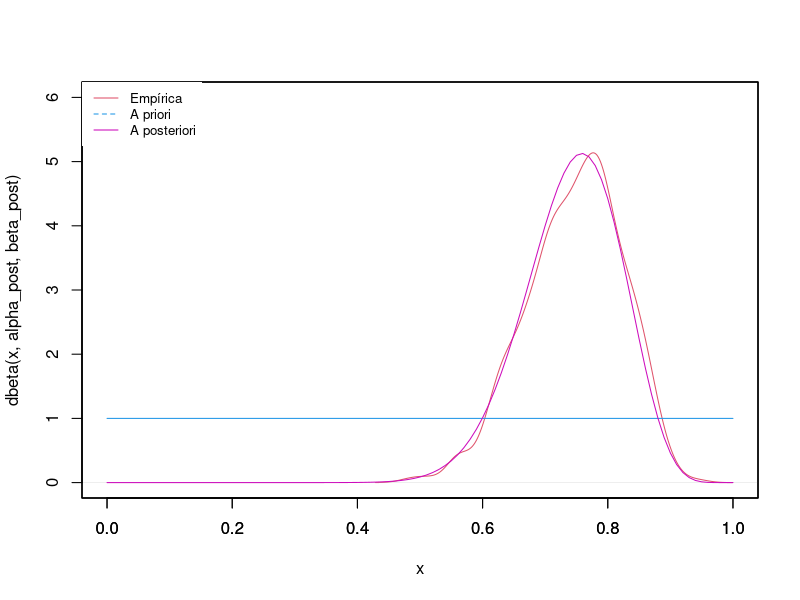

Write the R code that produced this figure.
#------------------------------------------------------------------------------
# Tarea III
#------------------------------------------------------------------------------

# Definimos algunas variables de interés
n <- 29 # Número de niños estudiados
x <- 22 # Número de niños que terminaron la Educación Secundaria

# Parámetros alfa y beta de la distribuación beta a priori: Be(1,1)
alpha <- 1
beta <- 1

# Parámetros alfa y beta de la distribución beta a posteriori: Be(23,8)

alpha_post <- x + alpha
beta_post <- n - x + beta 

# Generamos una muestra de tamaño 1000 para la distribución empírica
samples <- rbeta(1000, alpha_post, beta_post)

# Representamos la densidad empírica, la densidad a priori y la densidad a 
# posteriori
plot(density(samples), xaxt='n', ann=FALSE, yaxt='n', xlab=, ylab=, main = ,xlim = c(0,1), ylim = c(0,6), col=2)
par(new = TRUE)
curve(dbeta(x,alpha, beta), ann=FALSE, yaxt='n', xlab=, ylab=, xlim = c(0,1), ylim = c(0,6), col=4)
par(new = TRUE)
curve(dbeta(x,alpha_post, beta_post), xlim = c(0,1), ylim = c(0,6), col=6)
par(new = FALSE)
legend(x= "topleft", y=0.2,legend = c("Empírica", "A priori", "A posteriori"), col = c(2,4,6),  lty=1:2, cex=0.8,
  box.lty=0)

# Calculamos la media y desviación típica a posteriori
post.mean <- (alpha + x)/(alpha + beta + n)
post.var <- ((x + alpha)*(n - x + beta))/((alpha + beta  + n)^2*(alpha + beta + n + 1))
post.sd <- sqrt(post.var)

# Calculamos un intervalo de probabilidad al 90% para p

percentage <- 0.9
alpha_level <- (1- percentage)/2

lcb <- qbeta(alpha_level, alpha_post, beta_post)
ucb <- qbeta(1 - alpha_level, alpha_post, beta_post)

# Hacemos el contraste de hipótesis 
# H_0 : p <= 0.4
# H_1 : p > 0.4

x0 <- pbeta(0.4, alpha_post, beta_post) 
x1 <- 1 - pbeta(0.4, alpha_post, beta_post) 

# Calculamos la probabilidad predictiva de que al menos 9 de los 10 niños terminen 
# la Educación Secundaria

k <- 9 # 9 niños acaban la Educación Secundaria
m <-10 # de 10  
probability <- 1 - choose(m, k) * (gamma(alpha + beta + n)/(gamma(alpha + x)*gamma(beta + n - x)))*(gamma(alpha + x + k)*gamma(beta + n - x + m - k)/gamma(alpha + beta + m + n))  


#------------------------------------------------------------------------------
# Tarea IV
#------------------------------------------------------------------------------